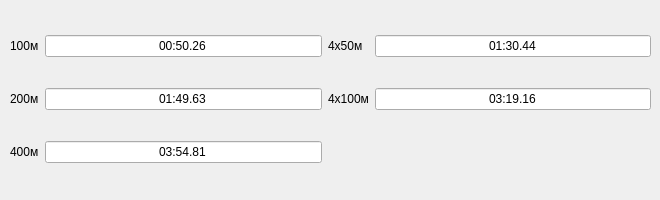
         <widget class="QWidget" name="tab_31">
          <attribute name="title">
           <string>Чоловіки</string>
          </attribute>
          <widget class="QWidget" name="layoutWidget_17">
           <property name="geometry">
            <rect>
             <x>10</x>
             <y>10</y>
             <width>641</width>
             <height>181</height>
            </rect>
           </property>
           <layout class="QGridLayout" name="gridLayout_19">
            <item row="0" column="0">
             <widget class="QLabel" name="label_117">
              <property name="text">
               <string>100м</string>
              </property>
             </widget>
            </item>
            <item row="1" column="1">
             <widget class="QLineEdit" name="lineEdit_25m_complex_men200">
              <property name="text">
               <string>01:49.63</string>
              </property>
              <property name="alignment">
               <set>Qt::AlignCenter</set>
              </property>
             </widget>
            </item>
            <item row="2" column="0">
             <widget class="QLabel" name="label_121">
              <property name="text">
               <string>400м</string>
              </property>
             </widget>
            </item>
            <item row="1" column="3">
             <widget class="QLineEdit" name="lineEdit_25m_complex_men4x100">
              <property name="text">
               <string>03:19.16</string>
              </property>
              <property name="alignment">
               <set>Qt::AlignCenter</set>
              </property>
             </widget>
            </item>
            <item row="2" column="1">
             <widget class="QLineEdit" name="lineEdit_25m_complex_men400">
              <property name="text">
               <string>03:54.81</string>
              </property>
              <property name="alignment">
               <set>Qt::AlignCenter</set>
              </property>
             </widget>
            </item>
            <item row="0" column="2">
             <widget class="QLabel" name="label_116">
              <property name="text">
               <string>4х50м</string>
              </property>
             </widget>
            </item>
            <item row="1" column="2">
             <widget class="QLabel" name="label_118">
              <property name="text">
               <string>4х100м</string>
              </property>
             </widget>
            </item>
            <item row="1" column="0">
             <widget class="QLabel" name="label_119">
              <property name="text">
               <string>200м</string>
              </property>
             </widget>
            </item>
            <item row="0" column="3">
             <widget class="QLineEdit" name="lineEdit_25m_complex_men4x50">
              <property name="text">
               <string>01:30.44</string>
              </property>
              <property name="alignment">
               <set>Qt::AlignCenter</set>
              </property>
             </widget>
            </item>
            <item row="0" column="1">
             <widget class="QLineEdit" name="lineEdit_25m_complex_men100">
              <property name="text">
               <string>00:50.26</string>
              </property>
              <property name="alignment">
               <set>Qt::AlignCenter</set>
              </property>
             </widget>
            </item>
           </layout>
          </widget>
         </widget>
